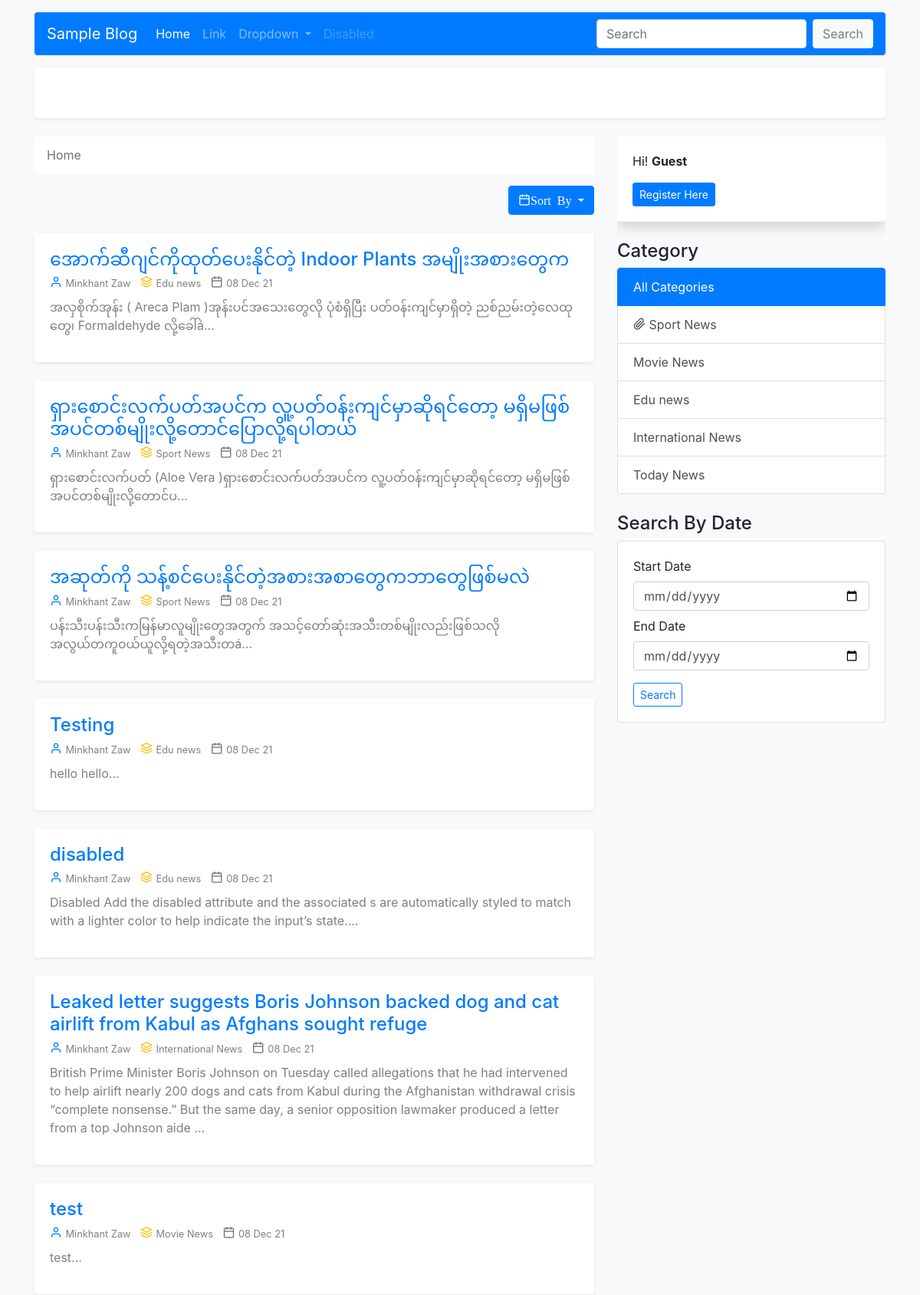
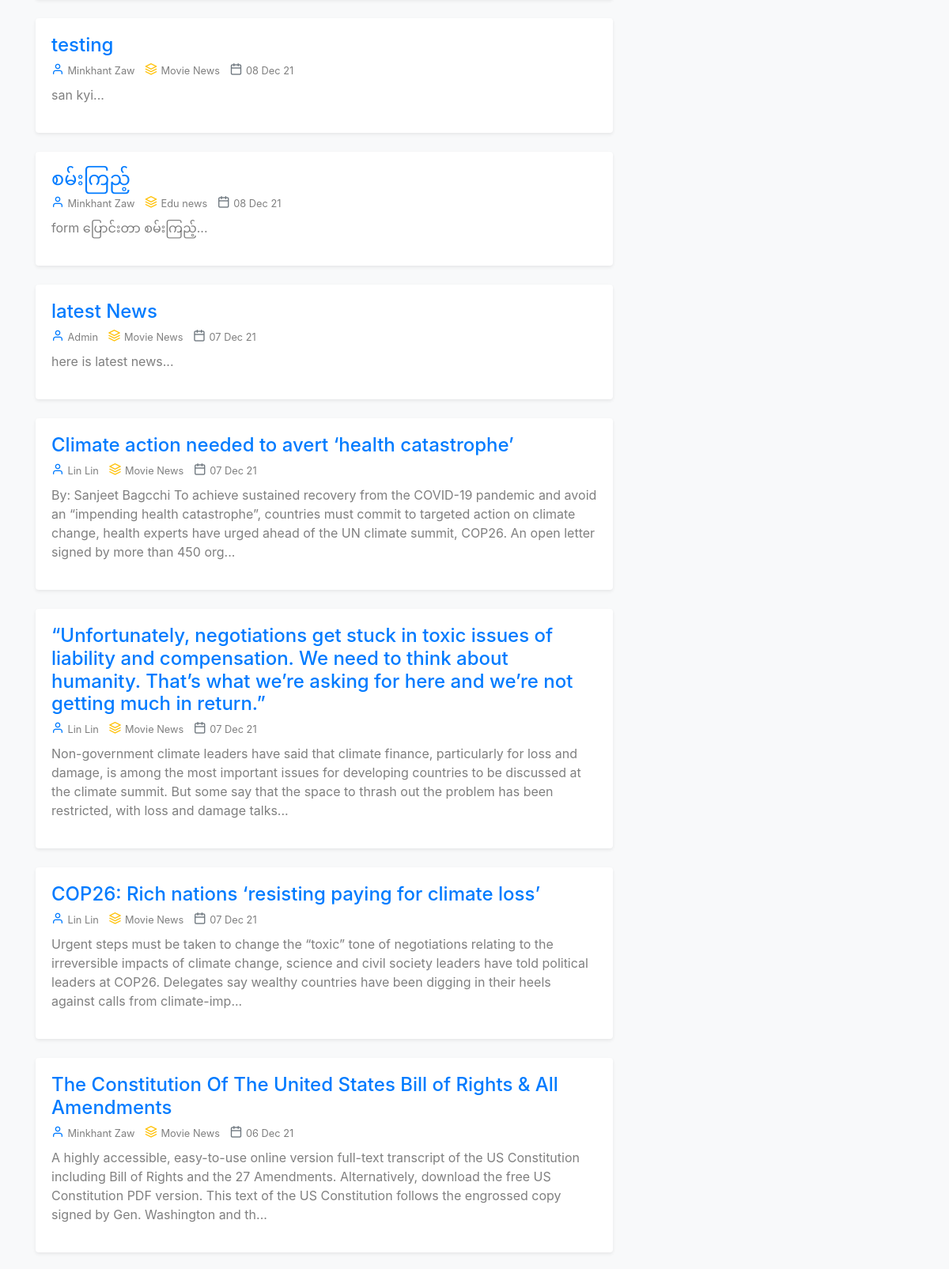
The page / (upper part) on the database its author committed (2 pictures, top to bottom).
### tables this page shows
CREATE TABLE `posts` (
  `id` int(11) NOT NULL,
  `title` varchar(255) NOT NULL,
  `description` longtext NOT NULL,
  `user_id` int(11) NOT NULL,
  `category_id` int(11) NOT NULL,
  `is_publish` enum('0','1') NOT NULL DEFAULT '0',
  `ordering` int(11) DEFAULT NULL,
  `created_at` timestamp NOT NULL DEFAULT current_timestamp()
);

CREATE TABLE `users` (
  `id` int(11) NOT NULL,
  `name` varchar(50) NOT NULL,
  `email` varchar(50) NOT NULL,
  `password` varchar(255) NOT NULL,
  `role` enum('0','1','2') NOT NULL DEFAULT '2',
  `photo` varchar(255) NOT NULL DEFAULT 'default.png',
  `money` bigint(20) NOT NULL DEFAULT 0,
  `created_at` timestamp NOT NULL DEFAULT current_timestamp()
);

CREATE TABLE `categories` (
  `id` int(11) NOT NULL,
  `title` varchar(255) NOT NULL,
  `user_id` int(11) NOT NULL,
  `ordering` int(11) DEFAULT NULL,
  `created_at` timestamp NOT NULL DEFAULT current_timestamp()
);

### core/functions.php (called while the page is built, shortened)
<?php
function fetch($sql) {
    $query = mysqli_query(con(),$sql);
    $row = mysqli_fetch_assoc($query);
    return $row;
}
function fetchAll($sql) {
    $query = mysqli_query(con(),$sql);
    $rows = [];
    while ($row = mysqli_fetch_assoc($query)) {
        array_push($rows,$row);
    }
    return $rows;
}
function short($str,$length="60"){
    return substr($str,0,$length)."...";
}
function showDescription($str){
    $str = html_entity_decode($str);
    return strip_tags($str);
}
function user($id){
    $sql = "SELECT * FROM users WHERE id=$id";
    return fetch($sql);
}
function category($id) {
    $sql = "SELECT * FROM categories WHERE id = $id";
    return fetch($sql);
}
    function fPosts($orderCol="id",$orderType="DESC"){
        $sql = "SELECT * FROM posts ORDER BY $orderCol $orderType";
        return fetchAll($sql);
    }
    function fCategories(){
        $sql = "SELECT * FROM categories ORDER BY ordering DESC";
        return fetchAll($sql);
    }

### core/base.php (called while the page is built, shortened)
<?php
function con() {
    return mysqli_connect("localhost", "root", "", "blog");
}
$url = "http://{$_SERVER['HTTP_HOST']}/wd_6/5_sample_blog";

### single_post.php (the view, shortened to what this page needs)
<div class="card border-0 shadow-sm mb-4 rounded">
    <div class="card-body">
        <a href="<?php echo $url;?>/detail.php?id=<?php echo $p['id']; ?>" class="text-primary">
            <h4 class="mb-1">
                <?php echo $p['title'];?>
            </h4>
        </a>
        <div class="mb-2">
            <i class="feather-user text-primary"></i>
            <small class="mr-2 text-black-50"><?php echo user($p['user_id'])['name'];?></small>
            <i class="feather-layers text-warning"></i>
            <small class="mr-2 text-black-50"><?php echo category($p['category_id'])['title'];?></small>
            <i class="feather-calendar text-secondary"></i>
            <small class="text-black-50"><?php echo date("d M y", strtotime($p['created_at'])) ?></small>
        </div>
        <p class="text-black-50">
            <?php echo short(showDescription($p['description']),300)?>
        </p>
    </div>
</div>

### index.php (shortened to what this page needs)
<?php require_once "front_panel/head.php"?>
<?php require_once "front_panel/side_header.php"?>
<div class="container">
    <div class="row">
        <div class="col-12 col-md-8">
            <nav aria-label="breadcrumb mb-4">
                <ol class="breadcrumb bg-white">
                    <li class="breadcrumb-item active" aria-current="page">Home</li>
                </ol>
            </nav>
            <div class="">
                <div class="dropdown mb-4 text-right">
                    <button class="btn btn-primary dropdown-toggle" type="button" id="dropdownMenuButton" data-toggle="dropdown" aria-expanded="false">
                        <i class="feather-calendar">Sort By</i>
                    </button>
                </div>
                <?php
                if (isset($_GET['order_by']) && isset($_GET['order_type'])){
                    $orderCol =  $_GET['order_by'];
                    $orderType = strtoupper($_GET['order_type']);
                    $posts = fPosts($orderCol,$orderType);
                }else {
                    $posts = fPosts();
                }
                ?>
                <?php foreach ($posts as $p){ ?>
                    <?php include "single_post.php"?>
                <?php } ?>
            </div>
        </div>
        <?php require_once "front_panel/right_sidebar.php";?>
    </div>
</div>
<?php require_once "front_panel/footer.php"?>

### front_panel/right_sidebar.php
<div class="col-12 col-md-4">
    <div class="front-panel-right-side">
        <div class="card mb-4 border-0 shadow">
            <div class="card-body">
                <?php if (isset($_SESSION['user']['id'])){ ?>
                    <p>Hi! <b><?php echo $_SESSION['user']['name'] ?></b></p>
                    <a href="<?php echo $url ?>/dashboard.php" class="btn btn-primary btn-sm">Go to Dashboard <i class="feather-arrow-right"></i></a>
                <?php } else { ?>
                    <p>Hi! <b>Guest</b></p>
                    <a href="<?php echo $url ?>/register.php" class="btn btn-primary btn-sm">Register Here</a>
                <?php } ?>
            </div>
        </div>
        <h4>Category</h4>
        <div class="list-group mb-4">
            <a href="<?php echo $url?>/index.php" class="list-group-item list-group-item-action <?php echo isset($_GET['category_id'])? '' : 'active' ?>" aria-current="true">
                All Categories
            </a>
            <?php foreach (fCategories() as $c){ ?>
                <a class="list-group-item list-group-item-action <?php echo isset($_GET['category_id'])? ($_GET['category_id'] == $c['id']? 'active' : '') : '' ?>"
                   href="<?php echo $url ?>/category_base_post.php?category_id=<?php echo $c['id'] ?>">
                    <i class="<?php echo $c['ordering']==1? 'feather-paperclip' : '' ; ?>"></i>
                    <?php echo $c['title'] ;?>
                </a>
            <?php } ?>
        </div>
        <div class="mb-5">
            <h4>Search By Date</h4>
            <div class="card">
                <div class="card-body">
                    <form action="<?php echo $url?>/search_by_date.php" method="post">
                        <div class="form-group">
                            <label for="start">Start Date</label>
                            <input type="date" name="start" class="form-control mb-2" id="start" required>
                            <label for="end">End Date</label>
                            <input type="date" name="end" class="form-control" id="end" required>
                        </div>
                        <button class="btn btn-outline-primary btn-sm">Search</button>
                    </form>
                </div>
            </div>
        </div>
    </div>
</div>

### assets/css/front_panel.css (style rules this page uses)
.front-panel-right-side { position: sticky; top: 15px; overflow-y: auto; height: 100vh; }

### rows shown on the page
posts: title "အောက်ဆီဂျင်ကိုထုတ်ပေးနိုင်တဲ့ Indoor Plants အမျိုးအစားတွေက", user.name "Minkhant Zaw", category.title "Edu news", created_at "08 Dec 21", description "အလှစိုက်အုန်း ( Areca Plam )အုန်းပင်အသေးတွေလို ပုံစံရှိပြီး ပတ်၀န်းကျင်မှာရှိတဲ့ ညစ်ညမ်းတဲ့လေထုတွေ၊ Formaldehyde လို့ခေါ်á..."
posts: title "ရှားစောင်းလက်ပတ်အပင်က လူ့ပတ်၀န်းကျင်မှာဆိုရင်တော့ မရှိမဖြစ်အပင်တစ်မျိုးလို့တောင်ပြောလို့ရပါတယ်", user.name "Minkhant Zaw", category.title "Sport News", created_at "08 Dec 21", description "ရှားစောင်းလက်ပတ် (Aloe Vera )ရှားစောင်းလက်ပတ်အပင်က လူ့ပတ်၀န်းကျင်မှာဆိုရင်တော့ မရှိမဖြစ်အပင်တစ်မျိုးလို့တောင်ပ..."
posts: title "အဆုတ်ကို သန့်စင်ပေးနိုင်တဲ့အစားအစာတွေကဘာတွေဖြစ်မလဲ", user.name "Minkhant Zaw", category.title "Sport News", created_at "08 Dec 21", description "ပန်းသီးပန်းသီးကမြန်မာလူမျိုးတွေအတွက် အသင့်တော်ဆုံးအသီးတစ်မျိုးလည်းဖြစ်သလို အလွယ်တကူ၀ယ်ယူလို့ရတဲ့အသီးတá..."
posts: title "Testing", user.name "Minkhant Zaw", category.title "Edu news", created_at "08 Dec 21", description "hello hello..."
posts: title "disabled", user.name "Minkhant Zaw", category.title "Edu news", created_at "08 Dec 21", description "Disabled Add the disabled attribute and the associated s are automatically styled to match with a lighter color to help indicate the input’s state...."
posts: title "Leaked letter suggests Boris Johnson backed dog and cat airlift from Kabul as Afghans sought refuge", user.name "Minkhant Zaw", category.title "International News", created_at "08 Dec 21", description "British Prime Minister Boris Johnson on Tuesday called allegations that he had intervened to help airlift nearly 200 dogs and cats from Kabul during the Afghanistan withdrawal crisis “complete nonsense.” But the same day, a senior opposition lawmaker produced a letter from a top Johnson aide ..."
posts: title "test", user.name "Minkhant Zaw", category.title "Movie News", created_at "08 Dec 21", description "test..."
posts: title "testing", user.name "Minkhant Zaw", category.title "Movie News", created_at "08 Dec 21", description "san kyi..."
posts: title "စမ်းကြည့်", user.name "Minkhant Zaw", category.title "Edu news", created_at "08 Dec 21", description "form ပြောင်းတာ စမ်းကြည့်..."
posts: title "latest News", user.name "Admin", category.title "Movie News", created_at "07 Dec 21", description "here is latest news..."
posts: title "Climate action needed to avert ‘health catastrophe’", user.name "Lin Lin", category.title "Movie News", created_at "07 Dec 21", description "By: Sanjeet Bagcchi To achieve sustained recovery from the COVID-19 pandemic and avoid an “impending health catastrophe”, countries must commit to targeted action on climate change, health experts have urged ahead of the UN climate summit, COP26. An open letter signed by more than 450 org..."
posts: title "“Unfortunately, negotiations get stuck in toxic issues of liability and compensation. We need to think about humanity. That’s what we’re asking for here and we’re not getting much in return.”", user.name "Lin Lin", category.title "Movie News", created_at "07 Dec 21", description "Non-government climate leaders have said that climate finance, particularly for loss and damage, is among the most important issues for developing countries to be discussed at the climate summit. But some say that the space to thrash out the problem has been restricted, with loss and damage talks..."
posts: title "COP26: Rich nations ‘resisting paying for climate loss’", user.name "Lin Lin", category.title "Movie News", created_at "07 Dec 21", description "Urgent steps must be taken to change the “toxic” tone of negotiations relating to the irreversible impacts of climate change, science and civil society leaders have told political leaders at COP26. Delegates say wealthy countries have been digging in their heels against calls from climate-imp..."
posts: title "The Constitution Of The United States Bill of Rights & All Amendments", user.name "Minkhant Zaw", category.title "Movie News", created_at "06 Dec 21", description "A highly accessible, easy-to-use online version full-text transcript of the US Constitution including Bill of Rights and the 27 Amendments. Alternatively, download the free US Constitution PDF version. This text of the US Constitution follows the engrossed copy signed by Gen. Washington and th..."
categories: ordering 1 (drawn), title "Sport News"
categories: title "Movie News"
categories: title "Edu news"
categories: title "International News"
categories: title "Today News"
